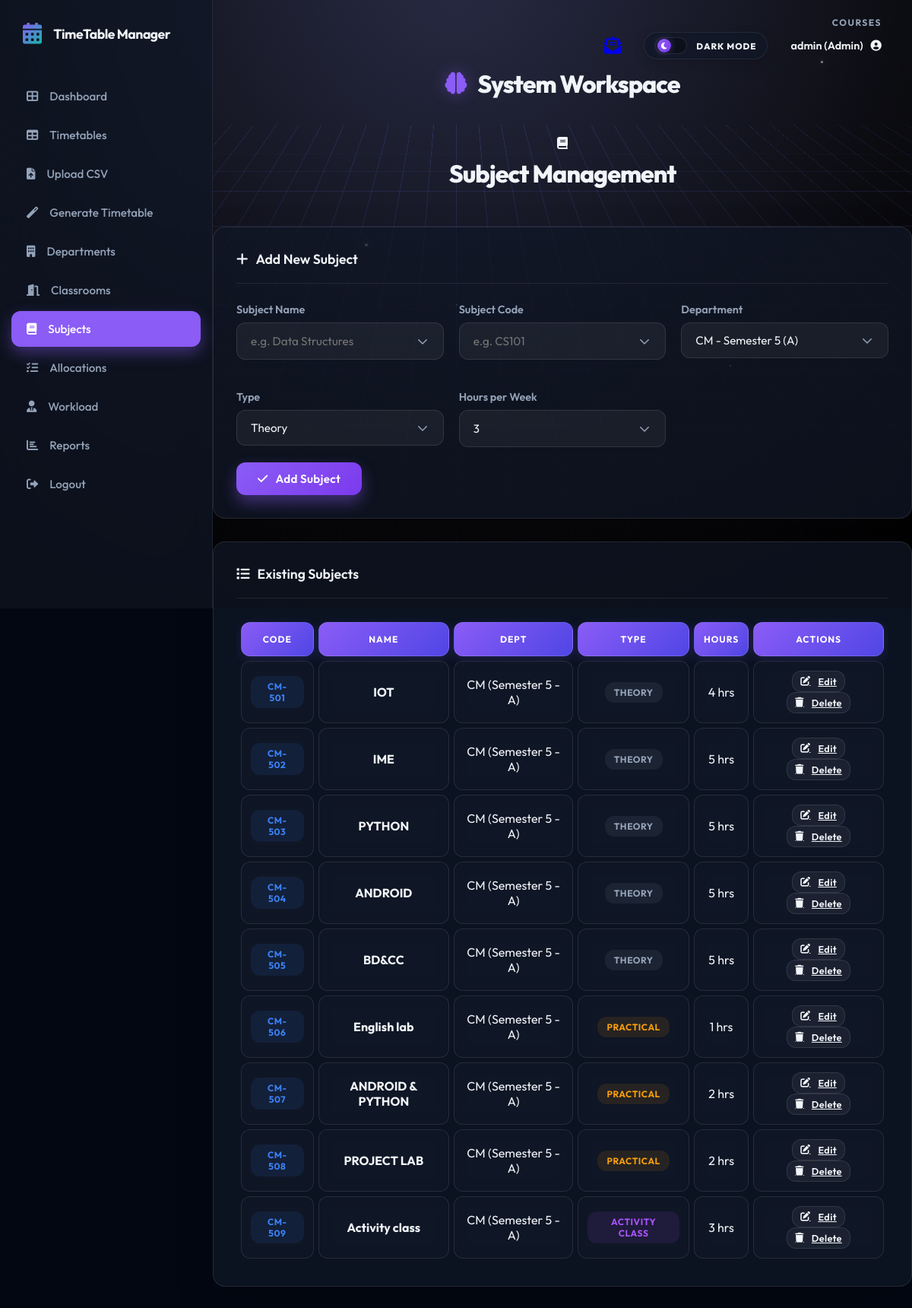
Screenshot of /courses (signed in) with the database file from the repository.
### models.py (models this page shows)
class User(db.Model, UserMixin):
    id = db.Column(db.Integer, primary_key=True)
    username = db.Column(db.String(80), unique=True, nullable=False)
    password = db.Column(db.String(120), nullable=False)
    role = db.Column(db.String(20), nullable=False, default='student')
    dept_id = db.Column(db.Integer, db.ForeignKey('department.id'), nullable=True)
    teacher_id = db.Column(db.Integer, db.ForeignKey('teacher.id'), nullable=True)
    department = db.relationship('Department', backref='users', lazy=True)
    teacher_profile = db.relationship('Teacher', backref='user_account', uselist=False, lazy=True)

class Course(db.Model):
    id = db.Column(db.Integer, primary_key=True)
    name = db.Column(db.String(100), nullable=False)
    code = db.Column(db.String(20), nullable=False)
    dept_id = db.Column(db.Integer, db.ForeignKey('department.id'), nullable=False)
    type = db.Column(db.String(20), nullable=False, default='Theory')
    hours_per_week = db.Column(db.Integer, nullable=False)
    allocations = db.relationship('Allocation', backref='course', lazy=True, cascade="all, delete-orphan")
    timetable_entries = db.relationship('TimetableEntry', backref='course', lazy=True, cascade="all, delete-orphan")

class Department(db.Model):
    id = db.Column(db.Integer, primary_key=True)
    name = db.Column(db.String(100), nullable=False)
    code = db.Column(db.String(10), nullable=False)
    section = db.Column(db.String(10), nullable=True, default='A')
    semester = db.Column(db.String(20), nullable=True, default='Semester 1')
    courses = db.relationship('Course', backref='department', lazy=True, cascade="all, delete-orphan")
    teachers = db.relationship('Teacher', backref='department', lazy=True, cascade="all, delete-orphan")
    timetable_entries = db.relationship('TimetableEntry', backref='department', lazy=True, cascade="all, delete-orphan")

### routes.py (the view, shortened to what this page needs)
@main.route('/courses', methods=['GET', 'POST'])
@login_required
def courses():
    courses = Course.query.all()
    depts = Department.query.all()
    return render_template('resources/courses.html', courses=courses, departments=depts)

### app.py (called while the page is built)
@login_manager.user_loader
def load_user(user_id):
    return User.query.get(int(user_id))

@app.context_processor
def inject_unread_count():
    from flask_login import current_user
    from models import Message
    if current_user.is_authenticated:
        count = Message.query.filter_by(recipient_id=current_user.id, is_read=False).count()
        return dict(unread_count=count)
    return dict(unread_count=0)

### templates/resources/courses.html (shortened to what this page needs)
{% extends 'base.html' %}
{% block content %}
<div class="page-title-section">
    <div class="page-title">
        <i class="fas fa-book"></i>
        <h1>Subject Management</h1>
    </div>
</div>
{% if current_user.is_authenticated and current_user.role == 'admin' %}
<div class="card">
    <div class="card-header">
        <h3><i class="fas fa-plus"></i> Add New Subject</h3>
    </div>
    <form method="POST">
        <div style="display: grid; grid-template-columns: repeat(auto-fit, minmax(200px, 1fr)); gap: 20px;">
            <div class="form-group">
                <label class="form-label">Subject Name</label>
                <input type="text" name="name" class="form-control" required placeholder="e.g. Data Structures">
            </div>
            <div class="form-group">
                <label class="form-label">Subject Code</label>
                <input type="text" name="code" class="form-control" required placeholder="e.g. CS101">
            </div>
            <div class="form-group">
                <label class="form-label">Department</label>
                <select name="dept_id" class="form-control" required>
                    {% for dept in departments %}
                    <option value="{{ dept.id }}">{{ dept.code }} - {{ dept.semester }} ({{ dept.section }})</option>
                    {% endfor %}
                </select>
            </div>
            <div class="form-group">
                <label class="form-label">Type</label>
                <select name="type" class="form-control">
                    <option value="Theory">Theory</option>
                </select>
            </div>
            <div class="form-group">
                <label class="form-label">Hours per Week</label>
                <input type="number" name="hours_per_week" class="form-control" required value="3" min="1" max="10">
            </div>
        </div>
        <button type="submit" class="btn btn-primary">
            <i class="fas fa-check"></i> Add Subject
        </button>
    </form>
</div>
{% endif %}
<div class="card">
    <div class="card-header">
        <h3><i class="fas fa-list"></i> Existing Subjects</h3>
    </div>
    <div class="timetable-responsive">
        <table class="timetable-table">
            <thead>
                <tr>
                    <th>Code</th>
                    <th>Name</th>
                    <th>Dept</th>
                    <th>Type</th>
                    <th>Hours</th>
                    {% if current_user.is_authenticated and current_user.role == 'admin' %}<th>Actions</th>{% endif %}
                </tr>
            </thead>
            <tbody>
                {% for course in courses %}
                <tr>
                    <td><span class="badge badge-subject-code">{{ course.code }}</span></td>
                    <td><strong>{{ course.name }}</strong></td>
                    <td>{{ course.department.code }} ({{ course.department.semester }} - {{ course.department.section
                        }})</td>
                    <td>
                        <span
                            class="badge {% if course.type == 'Practical' %}badge-practical{% elif course.type == 'Activity Class' %}badge-activity{% else %}badge-classroom{% endif %}">
                            {{ course.type }}
                        </span>
                    </td>
                    <td>{{ course.hours_per_week }} hrs</td>
                    {% if current_user.is_authenticated and current_user.role == 'admin' %}
                    <td>
                        <a href="{{ url_for('main.edit_course', id=course.id) }}" class="btn btn-light"
                            style="padding: 5px 10px; font-size: 0.8rem;">
                            <i class="fas fa-edit"></i> Edit
                        </a>
                        <a href="{{ url_for('main.delete_course', id=course.id) }}" class="btn btn-light text-danger"
                            style="padding: 5px 10px; font-size: 0.8rem;" onclick="return confirm('Are you sure?')">
                            <i class="fas fa-trash"></i> Delete
                        </a>
                    </td>
                    {% endif %}
                </tr>
                {% endfor %}
            </tbody>
        </table>
    </div>
</div>
{% endblock %}

### templates/base.html (shortened to what this page needs)
<!DOCTYPE html>
<html lang="en">
<head>
    <link rel="stylesheet" href="{{ url_for('static', filename='css/style.css') }}">
    <link rel="stylesheet" href="https://cdnjs.cloudflare.com/ajax/libs/font-awesome/6.0.0/css/all.min.css">
</head>
<body>
    <div class="cyber-grid-container">
        <div class="cyber-grid"></div>
        <div class="cyber-glow"></div>
        <div class="floating-particles">
            <i></i><i></i><i></i><i></i><i></i><i></i>
        </div>
    </div>
    {% set is_auth = request.endpoint in ['main.login', 'main.register', 'main.register_student',
    'main.register_teacher'] %}
    <div class="{{ 'app-wrapper' if not is_auth else '' }}">
        {% if not is_auth %}
        <aside class="sidebar" id="appSidebar">
            <div class="sidebar-header">
                <i class="fas fa-calendar-alt"></i>
                <h2>TimeTable Manager</h2>
            </div>
            <ul class="sidebar-nav">
                <li class="nav-item {% if request.endpoint == 'main.dashboard' %}active{% endif %}">
                    <a href="{{ url_for('main.dashboard') }}" class="nav-link">
                        <i class="fas fa-th-large"></i> Dashboard
                    </a>
                </li>
                <li class="nav-item {% if request.endpoint == 'main.timetable' %}active{% endif %}">
                    <a href="{{ url_for('main.timetable') }}" class="nav-link">
                        <i class="fas fa-table"></i> Timetables
                    </a>
                </li>
                {% if current_user.is_authenticated and current_user.role == 'admin' %}
                <li class="nav-item {% if request.endpoint == 'main.upload_csv' %}active{% endif %}">
                    <a href="{{ url_for('main.upload_csv') }}" class="nav-link">
                        <i class="fas fa-file-upload"></i> Upload CSV
                    </a>
                </li>
                <li class="nav-item">
                    <a href="#" class="nav-link"
                        onclick="event.preventDefault(); document.getElementById('gen-form').submit();">
                        <i class="fas fa-magic"></i> Generate Timetable
                    </a>
                </li>
                {% endif %}
                <li class="nav-item {% if request.endpoint == 'main.departments' %}active{% endif %}">
                    <a href="{{ url_for('main.departments') }}" class="nav-link">
                        <i class="fas fa-building"></i> Departments
                    </a>
                </li>
                <li class="nav-item {% if request.endpoint == 'main.classrooms' %}active{% endif %}">
                    <a href="{{ url_for('main.classrooms') }}" class="nav-link">
                        <i class="fas fa-door-open"></i> Classrooms
                    </a>
                </li>
                <li class="nav-item {% if request.endpoint == 'main.courses' %}active{% endif %}">
                    <a href="{{ url_for('main.courses') }}" class="nav-link">
                        <i class="fas fa-book"></i> Subjects
                    </a>
                </li>
                {% if current_user.is_authenticated and current_user.role == 'admin' %}
                <li class="nav-item {% if request.endpoint == 'main.allocations' %}active{% endif %}">
                    <a href="{{ url_for('main.allocations') }}" class="nav-link">
                        <i class="fas fa-tasks"></i> Allocations
                    </a>
                </li>
                {% endif %}
                <li class="nav-item">
                    <a href="{{ url_for('main.teachers') }}" class="nav-link">
                        <i class="fas fa-user-tie"></i> Workload
                    </a>
                </li>
                <li class="nav-item">
                    <a href="{{ url_for('main.timetable') }}" class="nav-link">
                        <i class="fas fa-chart-bar"></i> Reports
                    </a>
                </li>
                {% if current_user.is_authenticated %}
                <li class="nav-item">
                    <a href="{{ url_for('main.logout') }}" class="nav-link">
                        <i class="fas fa-sign-out-alt"></i> Logout
                    </a>
                </li>
                {% else %}
                <li class="nav-item">
                    <a href="{{ url_for('main.login') }}" class="nav-link">
                        <i class="fas fa-sign-in-alt"></i> Login
                    </a>
                </li>
                {% endif %}
            </ul>
        </aside>
        {% endif %}
        <main class="{{ 'main-area' if not is_auth else '' }}">
            {% if not is_auth %}
            <div class="top-header">
                <div class="header-meta-group">
                    <div class="breadcrumb-mini">{{ request.endpoint.split('.')[-1].replace('_', ' ') }}</div>
                    <div class="user-controls">
                        {% if current_user.is_authenticated %}
                        <a href="{{ url_for('main.mailbox') }}" class="icon-btn nav-mailbox-link" title="Mailbox"
                            style="margin-right: 15px; position: relative;">
                            <i class="fas fa-envelope-open-text nav-mailbox-icon"></i>
                        </a>
                        <div class="mode-switcher" id="themeToggle" title="Switch Interface Mode">
                            <div class="mode-track">
                                <div class="mode-thumb">
                                    <i class="fas fa-moon moon-icon"></i>
                                </div>
                            </div>
                            <span class="mode-label">Dark Mode</span>
                        </div>
                        <div class="user-dropdown">
                            <div class="user-profile" id="userProfileToggle">
                                <span>{{ current_user.username }} ({{ current_user.role|capitalize }})</span>
                                <i class="fas fa-user-circle"></i>
                            </div>
                        </div>
                        {% else %}
                        <div class="user-profile">
                            <span>Guest</span>
                            <i class="fas fa-user-circle"></i>
                        </div>
                        {% endif %}
                    </div>
                </div>
            </div>
            <div class="page-title-section">
                <div class="page-title">
                    <h1>
                        {% block icon %}<i class="fas fa-brain"></i>{% endblock %}
                        {% block title %}System Workspace{% endblock %}
                    </h1>
                </div>
            </div>
            {% endif %}
            {% block content %}{% endblock %}
    </div>
</body>
</html>

### rows the page displays
User: username "admin", role "Admin"
Course: code "CM-501", name "IOT", department.code "CM", department.semester "Semester 5", department.section "A", type "THEORY", hours_per_week "4"
Course: code "CM-502", name "IME", department.code "CM", department.semester "Semester 5", department.section "A", type "THEORY", hours_per_week "5"
Course: code "CM-503", name "PYTHON", department.code "CM", department.semester "Semester 5", department.section "A", type "THEORY", hours_per_week "5"
Course: code "CM-504", name "ANDROID", department.code "CM", department.semester "Semester 5", department.section "A", type "THEORY", hours_per_week "5"
Course: code "CM-505", name "BD&CC", department.code "CM", department.semester "Semester 5", department.section "A", type "THEORY", hours_per_week "5"
Course: code "CM-506", name "English lab", department.code "CM", department.semester "Semester 5", department.section "A", type "PRACTICAL", hours_per_week "1"
Course: code "CM-507", name "ANDROID & PYTHON", department.code "CM", department.semester "Semester 5", department.section "A", type "PRACTICAL", hours_per_week "2"
Course: code "CM-508", name "PROJECT LAB", department.code "CM", department.semester "Semester 5", department.section "A", type "PRACTICAL", hours_per_week "2"
Course: code "CM-509", name "Activity class", department.code "CM", department.semester "Semester 5", department.section "A", type "ACTIVITY CLASS", hours_per_week "3"

### other values shown
{{ request.endpoint.split('.')[-1].replace('_', ' ') }} "COURSES"
form field dept_id "CM - Semester 5 (A)"
